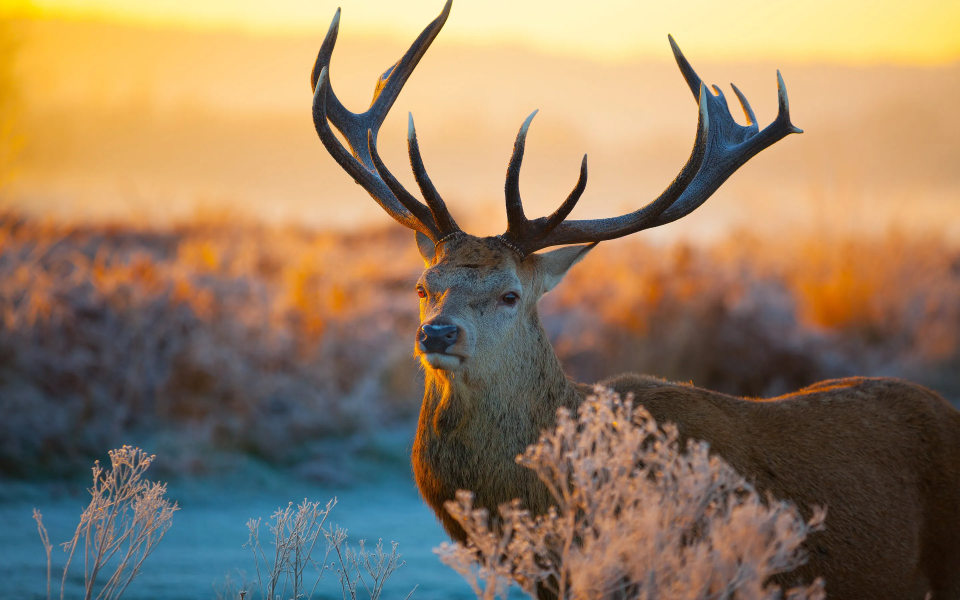
#> input picture DIP/images/deer.webp, 2880 x 1800 px (shown at 1/3 size)
$ python 'Task_6_Affine Transformation.py'
#> lines starting #> are read from the running program, lines starting #| are printed output that depends on the picture
import cv2
import numpy as np
import matplotlib.pyplot as plt

# Load the image
image = cv2.imread('images/deer.webp')
#> image is the input picture: shape (1800, 2880, 3); mean B, G, R 97.9, 125.4, 148.1

# Convert BGR image to RGB
image_rgb = cv2.cvtColor(image, cv2.COLOR_BGR2RGB)

# Define the scale factor
# Increase the size by 3 times
scale_factor_1 = 3.0
# Decrease the size by 3 times
scale_factor_2 = 1/3.0

# Get the original image dimensions
height, width = image_rgb.shape[:2]
#> height = 1800; width = 2880

# Calculate the new image dimensions
new_height = int(height * scale_factor_1)
#> new_height = 5400
new_width = int(width * scale_factor_1)
#> new_width = 8640

# Resize the image
zoomed_image = cv2.resize(src=image_rgb, dsize=(new_width, new_height), interpolation=cv2.INTER_CUBIC)

# Calculate the new image dimensions
new_height1 = int(height * scale_factor_2)
#> new_height1 = 600
new_width1 = int(width * scale_factor_2)
#> new_width1 = 960

# Scaled image
scaled_image = cv2.resize(src=image_rgb, dsize=(new_width1, new_height1), interpolation=cv2.INTER_AREA)
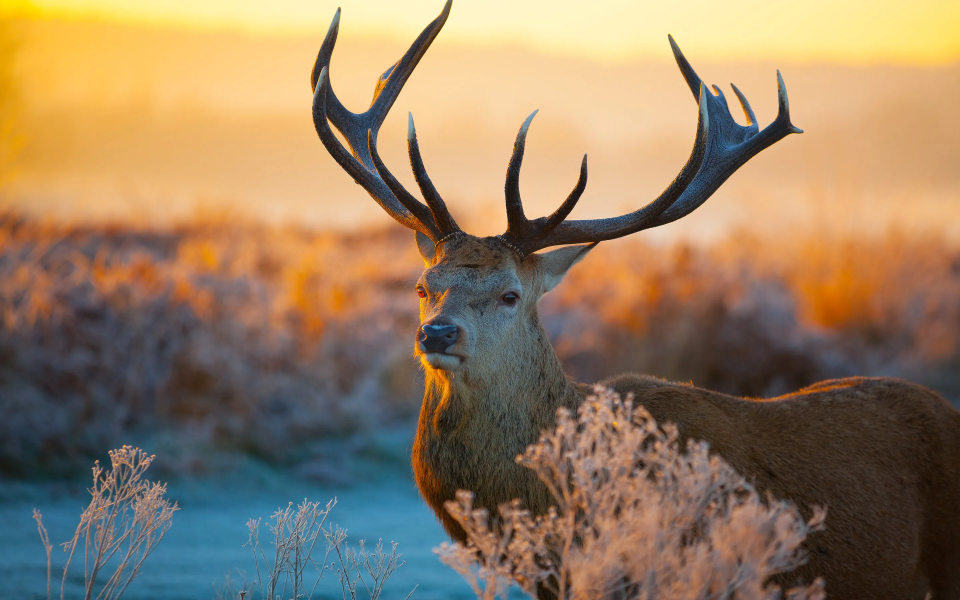
#> scaled_image: shape (600, 960, 3); mean R, G, B 148.1, 125.4, 97.9

# Create subplots
fig, axs = plt.subplots(1, 3, figsize=(10, 4))

# Plot the original image
axs[0].imshow(image_rgb)
axs[0].set_title('Original Image Shape:' + str(image_rgb.shape))

# Plot the Zoomed Image
axs[1].imshow(zoomed_image)
axs[1].set_title('Zoomed Image Shape:' + str(zoomed_image.shape))

# Plot the Scaled Image
axs[2].imshow(scaled_image)
axs[2].set_title('Scaled Image Shape:' + str(scaled_image.shape))

# Remove ticks from the subplots
for ax in axs:
    ax.set_xticks([])
    ax.set_yticks([])

# Display the subplots
plt.tight_layout()
plt.show()
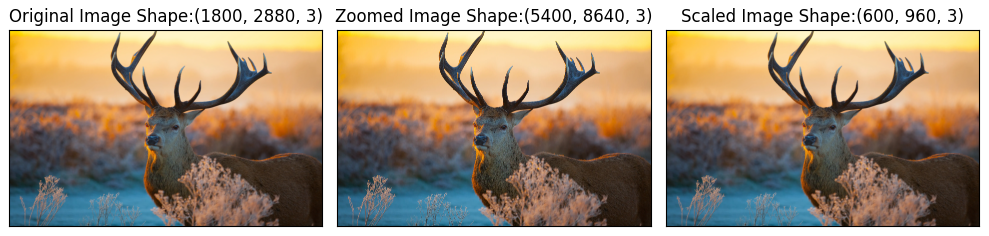
#> figure drawn by matplotlib, 3 panels

$ run again, with DIP/images/dental_xray.jpg saved as DIP/images/deer.webp
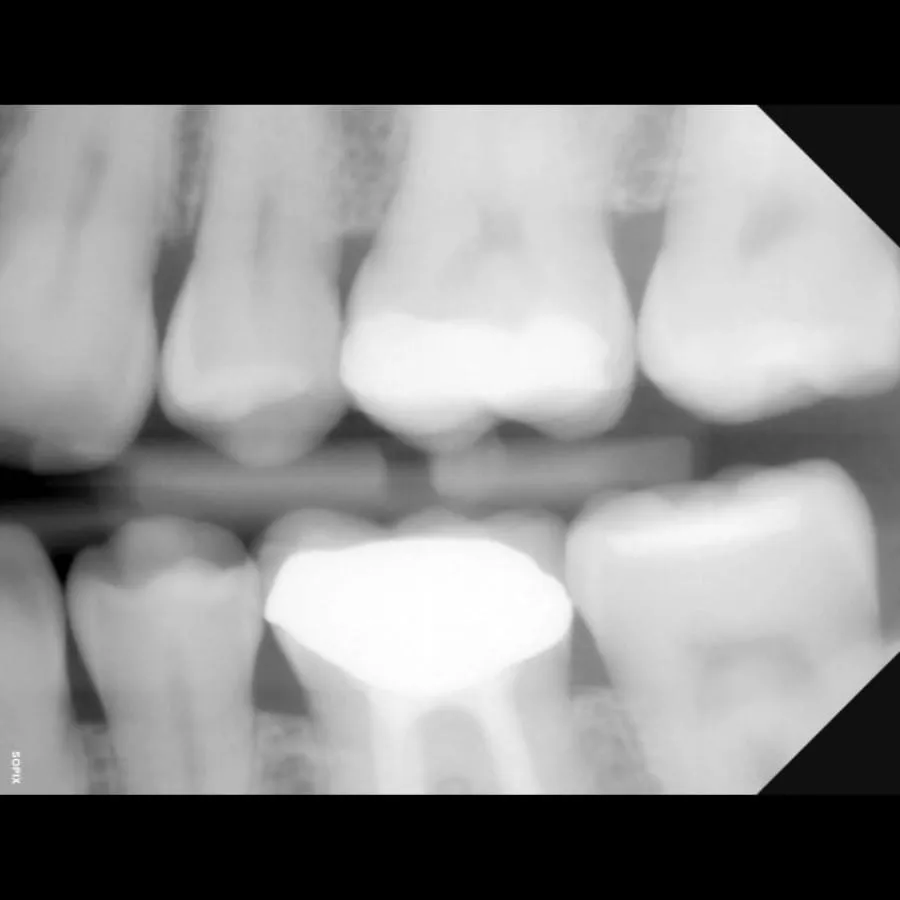
#> input picture DIP/images/dental_xray.jpg, 900 x 900 px
#> image is the input picture: shape (900, 900, 3); mean B, G, R 135.5, 135.4, 135.5
#> `plt.show()`:
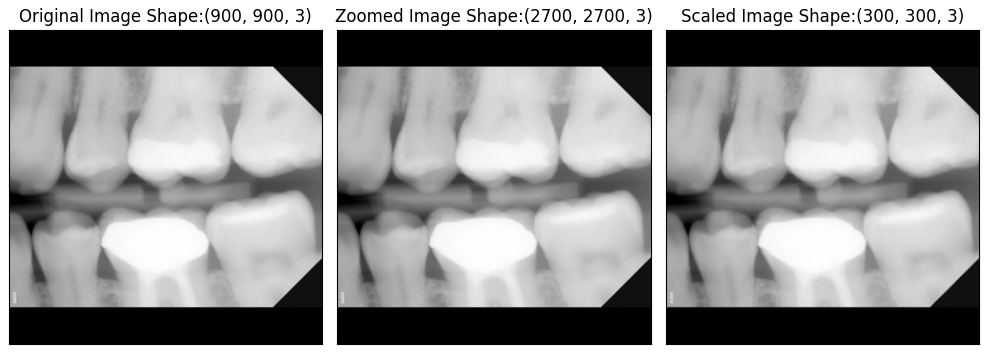
#> figure drawn by matplotlib, 3 panels
